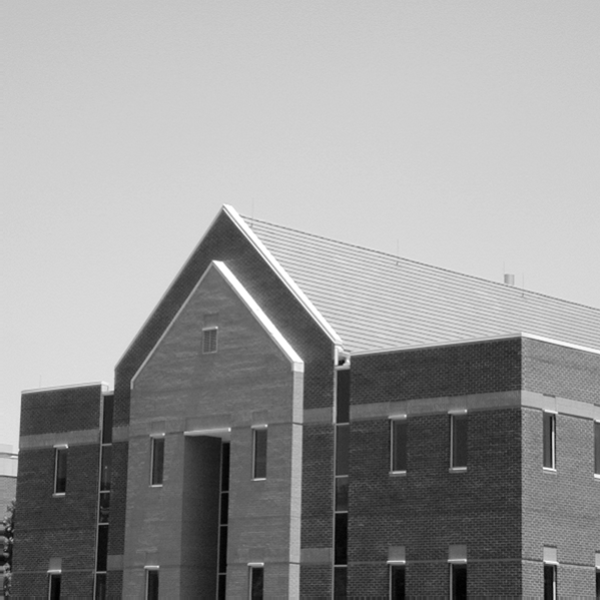
%> input picture house.tif, 600 x 600 px
$ octave segment_an_image_using_polonomila_curve_fitting.m   (GNU Octave 9; MATLAB toolbox functions it lacks are replaced by stand-ins)
%> lines starting %> are read from the running program, lines starting %| are printed output that depends on the picture
% Read the grayscale image
image = imread('house.tif');
%> image is the input picture: size 600x600 uint8; min 0, max 255, mean 152.8

% Convert the image to double for processing
image = im2double(image);
%> image: size 600x600 double

% Define the degree of the polynomial curve
degree = 1;

% Get the image size
[height, width] = size(image);
%> height = 600; width = 600

% Create x-coordinates for polynomial curve fitting
x = 1:height;
%> x = 600 values from 1 to 600

% Perform polynomial curve fitting for each row of the image
segmented_image = zeros(height, width);
for i = 1:height
    p = polyfit(x, image(i, :), degree);
    curve = polyval(p, x);
    segmented_image(i, :) = curve;
end
%> this loop made 600 passes
%> p on passes 1 to 3: [9.22e-06 0.774], [1.3e-05 0.772], [1.39e-05 0.772]
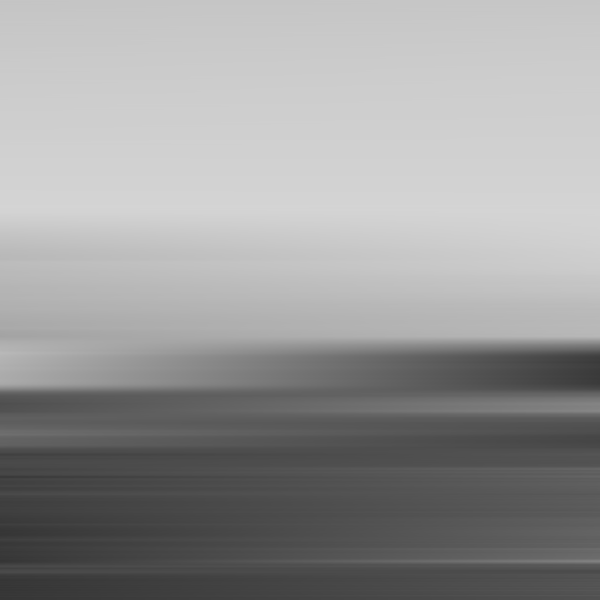
%> segmented_image: size 600x600 double; min 0.208, max 0.834, mean 0.599

% Normalize the segmented image
segmented_image = (segmented_image - min(segmented_image(:))) / (max(segmented_image(:)) - min(segmented_image(:)));
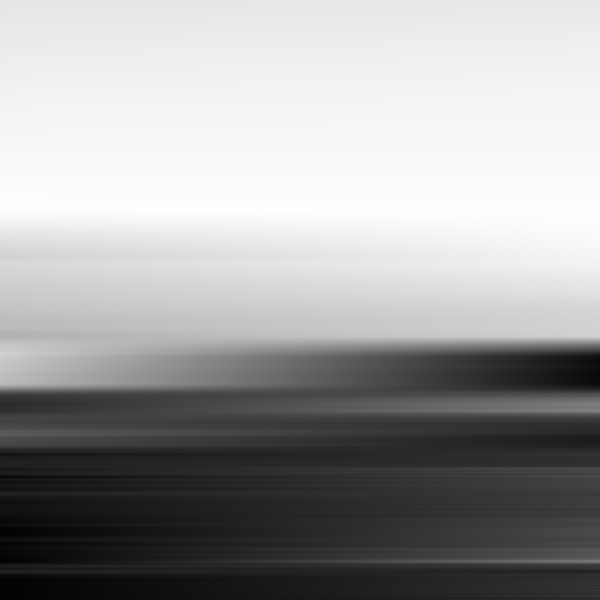
%> segmented_image: size 600x600 double; min 0, max 1, mean 0.625

% Display the original and segmented images
subplot(1, 2, 1), imshow(image), title('Original Image');
subplot(1, 2, 2), imshow(segmented_image), title('Segmented Image');
